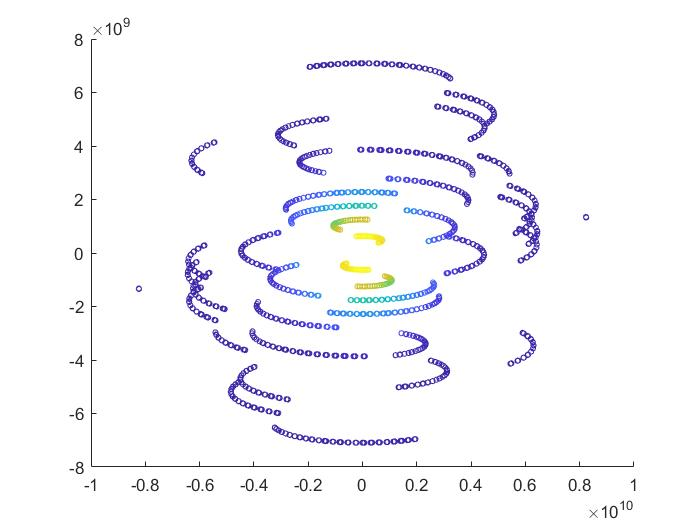
#> input picture uv_test_large.jpg, 700 x 525 px, given as the content of the folder ../uv_test_large.jpg, which was not available
$ python -i preprocess_cal256.py   (imports and definitions only)
#> lines starting #> are read from the running program, lines starting #| are printed output that depends on the picture; pictures that were not available may be replaced by others from this repository, and a replacement may not be noted
import os
from myargs import args
import numpy as np
from tqdm import tqdm
from PIL import Image
import random


def find_file(root_dir, endswith):
#> called with root_dir = '../uv_test_large.jpg', endswith = '.jpg'
    all_files = []
    for path, subdirs, files in os.walk(root_dir):
        for file in files:
            if file.endswith(endswith):
                all_files.append(os.path.join(path, file))

    return all_files


def process_cal256(path):
    image_data = find_file(path, '.jpg')
    random.shuffle(image_data)
    image_data = image_data[:args.trainNum]

    if not os.path.exists('../data/arrays/cal256'):
        os.mkdir('../data/arrays/cal256')

    image_num = 0

    for image_pth in tqdm(image_data):
        # open greyscale image
        image = Image.open(image_pth).convert('L')
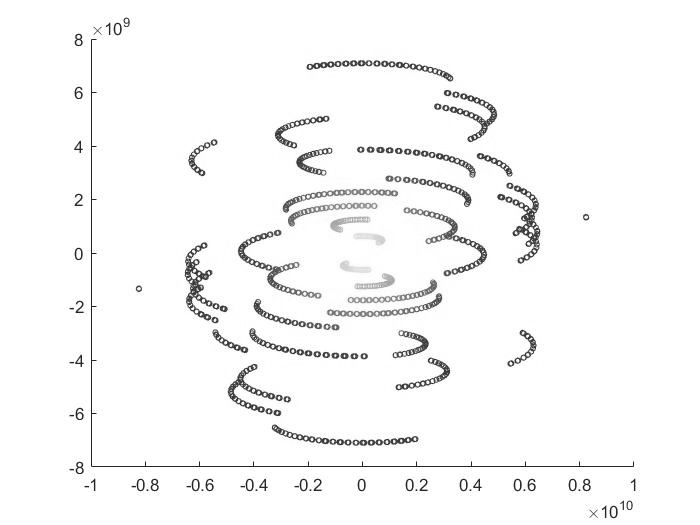
#> image: PIL image 700x525 L; min 2, max 255, mean 247.5
        square_size = min(image.size[0], image.size[1])
#> square_size = 525
        image = image.crop(box=(0, 0, square_size, square_size))
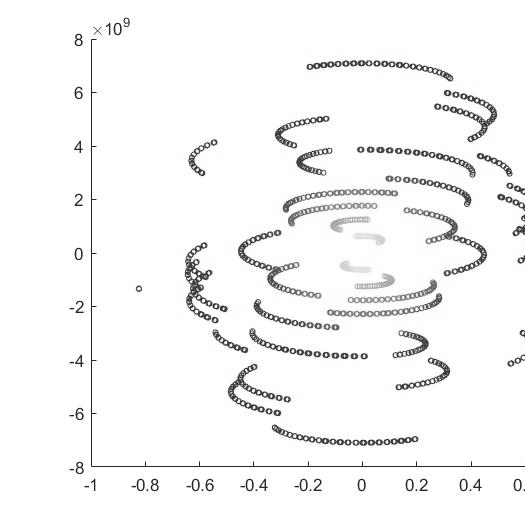
#> image: PIL image 525x525 L; min 2, max 255, mean 245.8
        image = image.resize(args.imageDims, resample=Image.NEAREST)
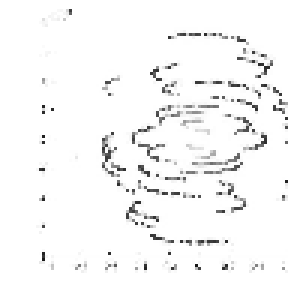
#> image: PIL image 96x96 L (shown 3 times larger); min 22, max 255, mean 246.6
        image = np.asarray(image).astype(np.float32) / 255
#> image: shape (96, 96) float32

        fft_image = np.fft.fft2(image)
        fft_image = np.fft.fftshift(fft_image)

        amp_image = np.abs(fft_image)
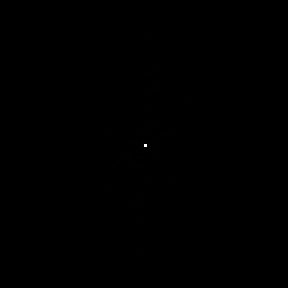
#> amp_image: shape (96, 96) float64 (shown 3 times larger); min 0.118, max 8911.3, mean 11.1; drawn with min black and max white
        phase_image = np.angle(fft_image, deg=False)
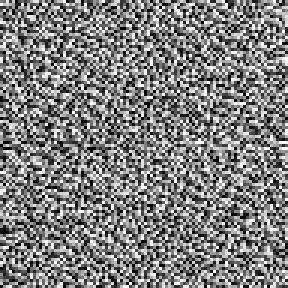
#> phase_image: shape (96, 96) float64 (shown 3 times larger); min -3.14, max 3.14, mean -0.000341; drawn with min black and max white

        np.save('../data/arrays/cal256/{}_amp_img.npy'.format(image_num), amp_image)
        np.save('../data/arrays/cal256/{}_phase_img.npy'.format(image_num), phase_image)

        image_num += 1


# [2 lines not run here, left out]

>>> result = process_cal256('../uv_test_large.jpg')
